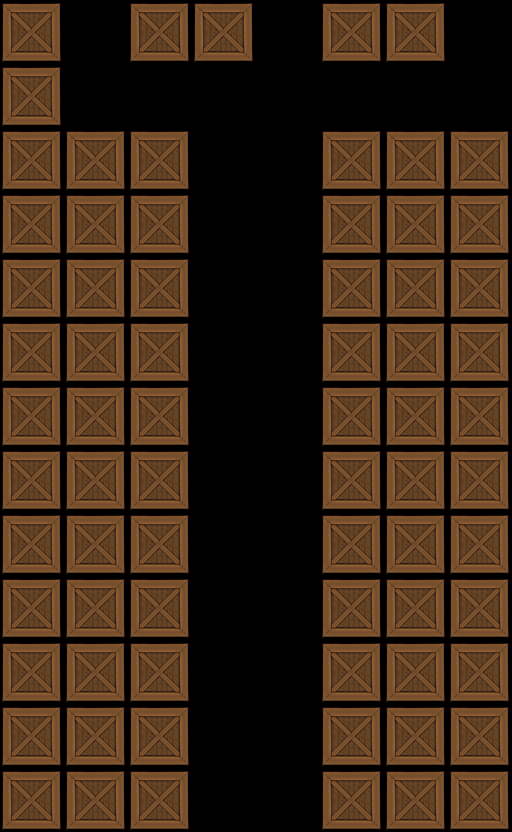

Rendered tile map (Tiled .tmx) drawn with the repository's tilesets; below, a short description and the map source with its tile grids summarised:
An orthogonal 8x13 tile map with 64x64 px tiles, 1 tile layer (Tile Layer 1).

<map version="1.0" orientation="orthogonal" width="8" height="13" tilewidth="64" tileheight="64">
 <tileset firstgid="1" name="crate" tilewidth="64" tileheight="64">
  <image source="../crate.png" width="64" height="64" />
 </tileset>
 <layer name="Tile Layer 1" width="8" height="13">
  <data>[104 cells, 72 non-empty, 1 distinct tile ids]</data>
 </layer>
</map>
